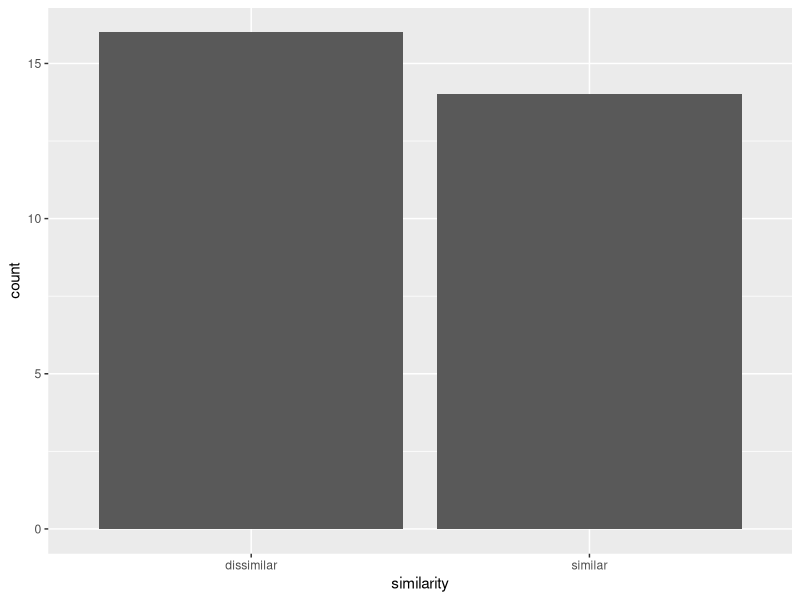

The R source for this figure:
## ---- chunk 1
knitr::opts_chunk$set(echo = TRUE)
library("tidyverse")
## ---- chunk 2
s <- read_csv("similar_sample.csv") %>%
  mutate(similarity = "similar")
d <- read_csv("dissimilar_sample.csv") %>%
  mutate(similarity = "dissimilar")

df <- s %>% bind_rows(d)

set.seed(353)

df <- df %>% mutate(sample = sample(c(rep(TRUE, 30), rep(FALSE, 70)))) %>% 
  filter(sample == TRUE) %>%
  unite(col = wordpairs, word1, word2, sep = " vs. ")

write_csv(x = df, path = "word_pairs.csv")
## ---- chunk 3

ggplot(df, aes(similarity)) +
  geom_bar()

